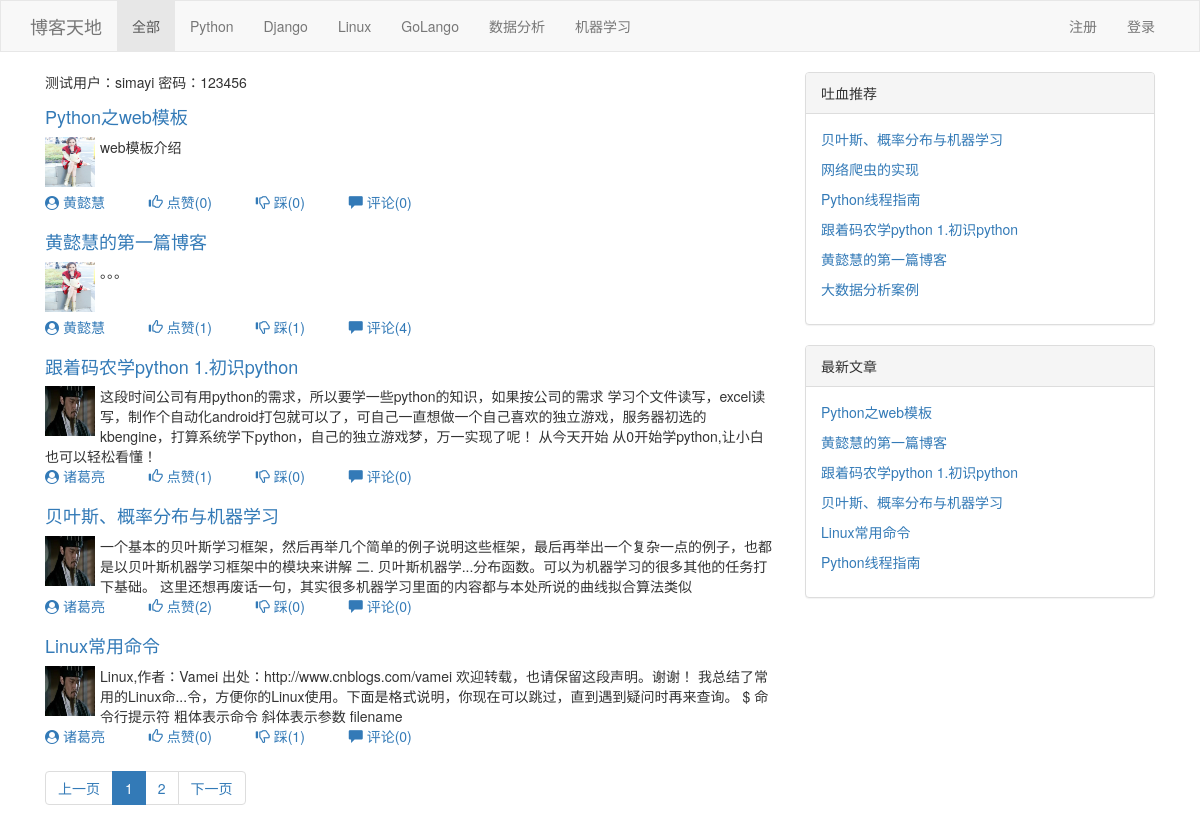
Before: /index/ with the older database file.
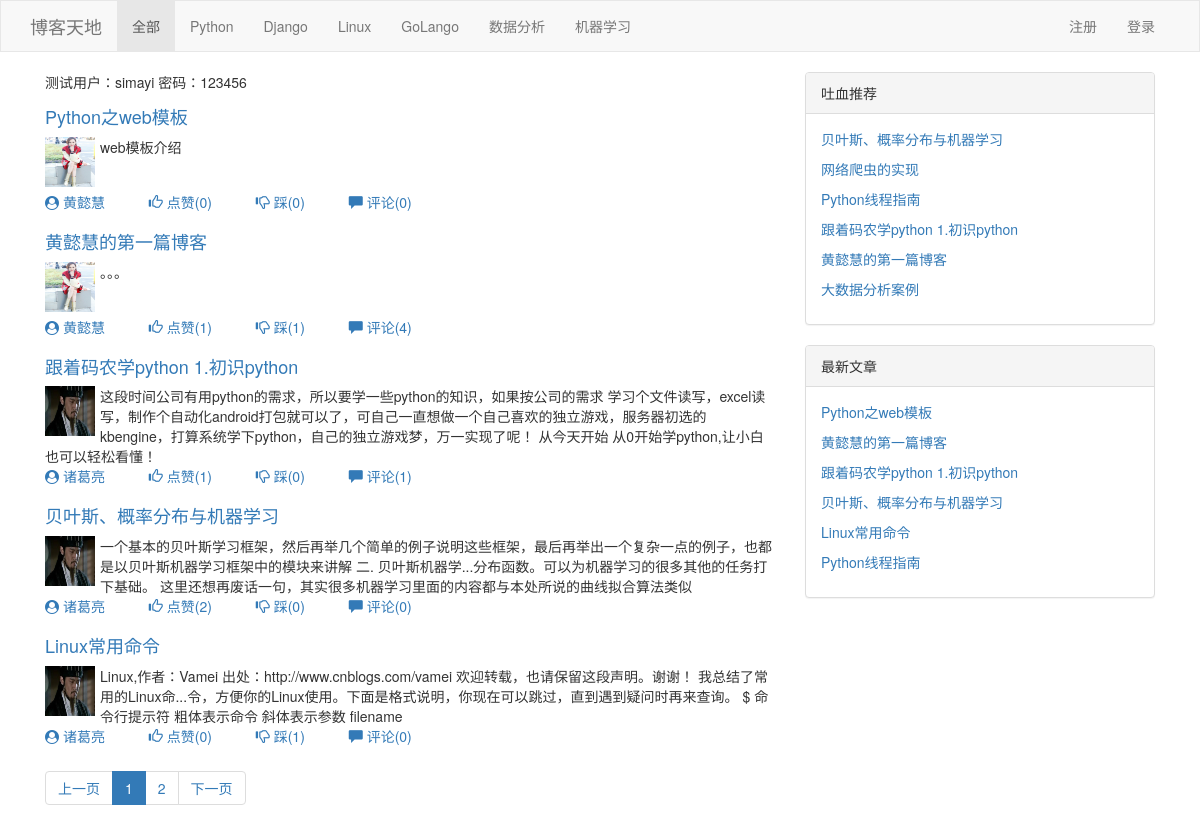
After: the same page with the newer database file.
### app01/models.py (models this page shows, shortened)
class Article(models.Model):
    nid = models.AutoField(primary_key=True)
    title = models.CharField(verbose_name='文章标题',max_length=128)
    summary = models.CharField(verbose_name='文章简介',max_length=255)
    read_count = models.IntegerField(default=0)  # 阅读个数
    comment_count = models.IntegerField(default=0)  # 评论个数
    up_count = models.IntegerField(default=0)      #点赞个数
    down_count = models.IntegerField(default=0)    #踩个数
    create_time = models.DateTimeField(verbose_name='创建时间',auto_now_add=True)
    blog = models.ForeignKey(verbose_name='所属博客',to='Blog',to_field='nid')
    category = models.ForeignKey(verbose_name='文章类型',to='Category',to_field='nid',null=True)
    type_choices = [
        (1,'Python'),
        (2, 'Django'),
        (3,'Linux'),
        (4,'GoLango'),
        (5,'数据分析'),
        (6,'机器学习'),
    ]
    article_type_id = models.IntegerField(choices=type_choices,default=None)
    tags = models.ManyToManyField(
        to='Tag',
        through='Article2Tag',
        through_fields=('article','tag'),
    )

class Blog(models.Model):
    nid = models.BigAutoField(primary_key=True)
    title = models.CharField(verbose_name='个人博客标题',max_length=64)
    site = models.CharField(verbose_name='个人博客后缀',max_length=32,unique=True)
    theme = models.CharField(verbose_name='博客主题',max_length=32)
    user = models.OneToOneField(to='UserInfo',to_field='nid')

class UserInfo(models.Model):
    nid = models.BigAutoField(primary_key=True)
    username = models.CharField(verbose_name = '用户名',max_length=32,unique=True)
    password = models.CharField(verbose_name = '密码',max_length=64)
    nickname = models.CharField(verbose_name = '昵称',max_length=32)
    email = models.EmailField(verbose_name = '邮箱',unique=True)  # unique=True 表示不允许重复
    avatar = models.ImageField(verbose_name = '头像',upload_to='static/imgs') # 上传头像时图片存放的路径
    create_time = models.DateTimeField(verbose_name = '创建时间',auto_now_add = True)
    fans = models.ManyToManyField(verbose_name = '粉丝们',
                                  to = 'UserInfo',
                                  through = 'UserFans',
                                  related_name = 'f',
                                  through_fields = ('user','follower')
                                  )

### app01/views.py (the view, shortened to what this page needs)
# urls.py: url(r'^index/', views.index),
def index(request,*args,**kwargs):
    if request.method == 'GET':
        try:
            nickname = request.session.get('user_info').get('nickname')   # 去session里拿到用户昵称
            user = models.UserInfo.objects.filter(nickname=nickname).first() # 去数据库里拿到用户对象
        except Exception as e:  # 当在数据库里拿不到用户对象时,让user等于一个字符串
            user = ''
        type_id =int(kwargs.get('type_id')) if kwargs.get('type_id') else None  # 获取url中的大分类ID
        conditions = {}
        article_list = models.Article.objects.filter(**conditions).order_by('-create_time')
        recommend_list = models.Article.objects.all().order_by('-up_count','down_count','nid')[:6]
        new_list = models.Article.objects.all().order_by('-create_time')[:6]
        type_choices_list = models.Article.type_choices  # type_choices_list 是获取网站的大分类
        all_count = article_list.count()   # 获取数据库中指定对象的总条数
        page_info = PageInfo(request.GET.get('page'), all_count, 5, '/', 11)
        user_list = article_list[page_info.start():page_info.end()]  # 每页显示的数据 由上面那个2的位置参数决定
        return render(request,'index.html',
                      {'type_choices_list':type_choices_list, # 文章大分类列表
                       'article_list':article_list,            # 所有文章
                       'type_id':type_id,                       # URL中的大分类文章ID
                       'user':user,                              # 当前登录用户
                       'recommend_list':recommend_list,         # 推荐阅读列表
                       'new_list':new_list,                      # 推荐阅读列表
                       'user_list': user_list,                   # 筛选过后的每页显示的数据
                       'page_info': page_info})                  # 页码对象
    else:
        pass

### utils/Pager.py (called while the page is built)
    def start(self):  # 取文章数据的时候
        return (self.current_page-1) * self.per_page  # 当前页减一乘以每页显示的条数  第几条

    def end(self):
        return self.current_page * self.per_page     # 当前页乘以每页显示的条数        到第几条

### templates/index.html (shortened to what this page needs)
<!DOCTYPE html>
<html lang="en">
<head>
    <link rel="stylesheet" href="/static/bootstrap-3.3.7-dist/css/bootstrap.css">
    <link rel="stylesheet" href="/static/font-awesome-4.7.0/css/font-awesome.css">
    <link rel="stylesheet" href="/static/css/commons.css">
</head>
<body onload='show(this)'>
    <nav class="navbar navbar-default no-radius">
      <div class="container">
        <div class="navbar-header">
          <a class="navbar-brand" href="/">博客天地</a>
        </div>
        <div class="collapse navbar-collapse" id="bs-example-navbar-collapse-1">
          <ul class="nav navbar-nav">
          {% if type_id %}
            <li><a href="/">全部</a></li>
          {% else %}
            <li class="active"><a href="/">全部</a></li>
          {% endif %}
              {% for item in type_choices_list %}
                  {% if item.0 == type_id %}
                        <li class="active"><a href="/all/{{ item.0 }}/">{{ item.1 }}</a></li>
                  {% else %}
                        <li><a href="/all/{{ item.0 }}/">{{ item.1 }}</a></li>
                  {% endif %}
              {% endfor %}
          </ul>
          <ul id="miss" class="nav navbar-nav navbar-right" >
            <li><a href="/register/">注册</a></li>
            <li><a href="/login/">登录</a></li>
          </ul>
        </div>
      </div>
    </nav>
    <div>
        <div class="container">
            <div class="col-md-8">
                <div class="article-list">
                       <div>测试用户：simayi 密码：123456</div>
                </div>
                <div class="article-list">
                    {% for article in user_list %}
                        <div class="article-item" style="padding: 5px 0">
                            <h4 class="art-header"><a href="/{{ article.blog.site }}/{{ article.nid }}.html">{{ article.title }}</a></h4>
                            <div class="art-body clearfix">
                                <a class="left" style="width: 55px;height: 55px"><img src="/{{ article.blog.user.avatar }}" ></a>
                                {{ article.summary }}
                            </div>
                            <div class="art-footer">
                                <a href="/{{ article.blog.user.username }}/" style="padding: 5px 20px 5px 0">
                                    <span class="fa fa-user-circle"></span>
                                    {{ article.blog.user.nickname }}
                                </a>
                                <a href="#" class="foot" onclick="updown(this,{{ article.nid }},1);">
                                    <span class="glyphicon glyphicon-thumbs-up"></span>
                                    点赞({{ article.up_count }})
                                </a>
                                <a href="#" class="foot" onclick="updown(this,{{ article.nid }},0);">
                                    <span class="glyphicon glyphicon-thumbs-down"></span>
                                    踩({{ article.down_count }})
                                </a>
                                <a href="#" class="foot" onclick="comment()">
                                    <span class="glyphicon glyphicon-comment"></span>
                                    评论({{ article.comment_count }})
                                </a>
                                <a href="#" class="foot" id="error">
                                </a>
                            </div>
                        </div>
                    {% endfor %}
                </div>
            <nav aria-label="Page navigation">
              <ul class="pagination">
                  {{ page_info.pager|safe }}
              </ul>
            </nav>
            </div>
            <div class="col-md-4">
                <div class="panel panel-default">
                    <div class="panel-heading">吐血推荐</div>
                    <div class="panel-body">
                        {% for row in recommend_list %}
                            <p><a href="/{{ row.blog.user.username }}/{{ row.nid }}.html">{{ row.title }}</a></p>
                        {% endfor %}
                    </div>
                </div>
                <div class="panel panel-default">
                    <div class="panel-heading">最新文章</div>
                    <div class="panel-body">
                        {% for row in new_list %}
                            <p><a href="/{{ row.blog.user.username }}/{{ row.nid }}.html">{{ row.title }}</a></p>
                        {% endfor %}
                    </div>
                </div>
            </div>
        </div>
    </div>
</body>
</html>

### static/css/commons.css (style rules this page uses)
.left { float: left; }
.foot { padding: 10px 20px; width: 30px; }
.no-radius { border-radius: 0 !important; }
.article-list .article-item .art-body img { width: 50px; height: 50px; }

Changed rows visible on the page:
changed Article "跟着码农学python 1.初识python": comment_count "0" → "1"
